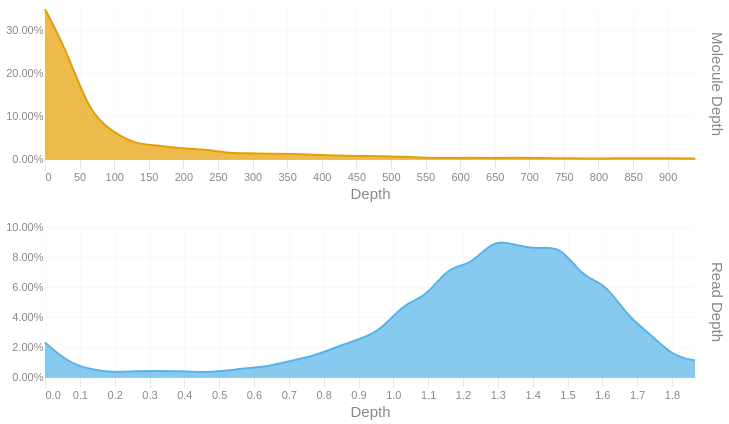

Write notebook code for a chart like this one.
### Code cell
readdep = depth_hist(tb['Read Depth'], q99, 3)
readdep = readdep.with_columns(pl.lit('Read Depth').alias('Metric'))
if not SKIPLR:
    moldep = depth_hist(tb['Molecule Depth'], mol_q99, 1)
    moldep = moldep.with_columns(pl.lit('Molecule Depth').alias('Metric'))
    _hist = pl.concat([readdep, moldep])
    _hist = _hist.filter(pl.col('Proportion') != 0)
    with SafeRender(_hist):
        (
            alt.Chart(_hist)        
            .mark_area(interpolate = "basis")
            .encode(
                x=alt.X('Bin:Q').scale(domainMin=0).axis(alt.Axis(title='Depth')),
                y = alt.Y('Proportion:Q', title = None).axis(format = '.2%'),
                color = alt.Color('Metric:N').legend(None),
                row = alt.Row("Metric:N").header(title = None, labelOrient = 'right'),
                tooltip = [
                    alt.Tooltip("Metric:N", title = "Metric"),
                    alt.Tooltip('Interval:N', title = "Depth Interval"),
                    alt.Tooltip('Proportion:Q', title = "% Alignments").format('.2%')
                ]
            )
            .resolve_scale(x='independent', y='independent')
            .properties(
                height = 150, width = 650,
                usermeta={'embedOptions': {'downloadFileName': f'{samplename}.depth.hist'}}
            )
        ).display()
else:
    readdep = readdep.filter(pl.col('Proportion') != 0)
    with SafeRender(readdep):
        (
            alt.Chart(readdep)        
            .mark_area(interpolate = "basis")
            .encode(
                x=alt.X('Bin:Q').scale(domainMin=0).axis(alt.Axis(title='Depth')),
                y = alt.Y('Proportion:Q', title = None).axis(format = '.2%'),
                tooltip = [
                    alt.Tooltip('Interval:N', title = "Depth Interval"),
                    alt.Tooltip('Proportion:Q', title = "% Alignments").format('.2%')
                ]
            )
            .properties(
                usermeta={'embedOptions': {'downloadFileName': f'{samplename}.depth.hist'}}
            )
        ).display()

### Figure 1 — Vega-Lite specification as saved in the notebook (floating-point values rounded to 4 significant figures)
{"width": 650, "height": 150, "config": {"title": {"anchor": "start", "dy": -15, "fontSize": 18, "color": "#888888", "subtitleColor": "#888888", "subtitleFontSize": 14}, "arc": {"fill": "#0072B2"}, "axis": {"domainColor": "#888888", "domainWidth": 0.5, "gridWidth": 0.2, "grid": false, "titleFontWeight": 400, "titleFontSize": 15, "labelFontSize": 11, "labelColor": "#888888", "tickColor": "#888888", "tickWidth": 0.2, "titleColor": "#888888"}, "axisBand": {"grid": false}, "axisX": {"grid": true, "tickSize": 10, "domainCap": "round"}, "axisY": {"domain": false, "grid": true, "tickSize": 0, "domainCap": "round"}, "background": "transparent", "header": {"labelFontSize": 15, "labelColor": "#888888", "titleFontSize": 15, "titleFontWeight": 600, "titleColor": "#888888"}, "legend": {"labelFont": "sans-serif", "labelFontSize": 12, "labelColor": "#888888", "symbolSize": 100, "symbolType": "circle", "titleFontSize": 12, "titlePadding": 10, "titleColor": "#888888", "title": null}, "range": {"category": ["#E69F00", "#56B4E9", "#009E73", "#F0E442", "#0072B2", "#D55E00", "#CC79A7", "#000000"], "diverging": ["#cfe8f3", "#a2d4ec", "#73bfe2", "#46abdb", "#1696d2", "#12719e"]}, "area": {"fill": "#0072B2", "fillOpacity": 0.7, "line": true, "strokeOpacity": 0.7}, "line": {"color": "#0072B2", "stroke": "#0072B2", "strokeWidth": 2}, "trail": {"color": "#0072B2", "stroke": "#0072B2", "strokeWidth": 0, "size": 1}, "point": {"filled": true, "fillOpacity": 1.0, "size": 95}, "text": {"color": "#888888", "fontSize": 11, "align": "right", "fontWeight": 400, "size": 11}, "bar": {"fill": "#0072B2", "stroke": null}, "view": {"stroke": null, "continuousWidth": 660, "continuousHeight": 400}}, "data": {"name": "data-8b7cba7cd9a66d4214f30177460d2805"}, "mark": {"type": "area", "interpolate": "basis"}, "encoding": {"color": {"field": "Metric", "legend": null, "type": "nominal"}, "row": {"field": "Metric", "header": {"title": null, "labelOrient": "right"}, "type": "nominal"}, "tooltip": [{"field": "Metric", "title": "Metric", "type": "nominal"}, {"field": "Interval", "title": "Depth Interval", "type": "nominal"}, {"field": "Proportion", "format": ".2%", "title": "% Alignments", "type": "quantitative"}], "x": {"axis": {"title": "Depth"}, "field": "Bin", "scale": {"domainMin": 0}, "type": "quantitative"}, "y": {"axis": {"format": ".2%"}, "field": "Proportion", "title": null, "type": "quantitative"}}, "resolve": {"scale": {"x": "independent", "y": "independent"}}, "usermeta": {"embedOptions": {"downloadFileName": "S3_Cooper_1788.depth.hist"}}, "$schema": "https://vega.github.io/schema/vega-lite/v6.1.0.json", "datasets": {"data-8b7cba7cd9a66d4214f30177460d2805": [{"Bin": 0.0, "Interval": "0.0-0.064", "Proportion": 0.023, "Metric": "Read Depth"}, {"Bin": 0.064, "Interval": "0.064-0.129", "Proportion": 0.01, "Metric": "Read Depth"}, {"Bin": 0.129, "Interval": "0.129-0.193", "Proportion": 0.005, "Metric": "Read Depth"}, {"Bin": 0.193, "Interval": "0.193-0.257", "Proportion": 0.003, "Metric": "Read Depth"}, {"Bin": 0.257, "Interval": "0.257-0.322", "Proportion": 0.004, "Metric": "Read Depth"}, {"Bin": 0.322, "Interval": "0.322-0.386", "Proportion": 0.004, "Metric": "Read Depth"}, {"Bin": 0.386, "Interval": "0.386-0.45", "Proportion": 0.004, "Metric": "Read Depth"}, {"Bin": 0.45, "Interval": "0.45-0.515", "Proportion": 0.003, "Metric": "Read Depth"}, {"Bin": 0.515, "Interval": "0.515-0.579", "Proportion": 0.004, "Metric": "Read Depth"}, {"Bin": 0.579, "Interval": "0.579-0.643", "Proportion": 0.006, "Metric": "Read Depth"}, {"Bin": 0.643, "Interval": "0.643-0.708", "Proportion": 0.007, "Metric": "Read Depth"}, {"Bin": 0.708, "Interval": "0.708-0.772", "Proportion": 0.011, "Metric": "Read Depth"}, {"Bin": 0.772, "Interval": "0.772-0.836", "Proportion": 0.014, "Metric": "Read Depth"}, {"Bin": 0.836, "Interval": "0.836-0.901", "Proportion": 0.02, "Metric": "Read Depth"}, {"Bin": 0.901, "Interval": "0.901-0.965", "Proportion": 0.025, "Metric": "Read Depth"}, {"Bin": 0.965, "Interval": "0.965-1.029", "Proportion": 0.031, "Metric": "Read Depth"}, {"Bin": 1.029, "Interval": "1.029-1.094", "Proportion": 0.049, "Metric": "Read Depth"}, {"Bin": 1.094, "Interval": "1.094-1.158", "Proportion": 0.053, "Metric": "Read Depth"}, {"Bin": 1.158, "Interval": "1.158-1.222", "Proportion": 0.074, "Metric": "Read Depth"}, {"Bin": 1.222, "Interval": "1.222-1.287", "Proportion": 0.074, "Metric": "Read Depth"}, {"Bin": 1.287, "Interval": "1.287-1.351", "Proportion": 0.092, "Metric": "Read Depth"}, {"Bin": 1.351, "Interval": "1.351-1.415", "Proportion": 0.088, "Metric": "Read Depth"}, {"Bin": 1.415, "Interval": "1.415-1.48", "Proportion": 0.085, "Metric": "Read Depth"}, {"Bin": 1.48, "Interval": "1.48-1.544", "Proportion": 0.088, "Metric": "Read Depth"}, {"Bin": 1.544, "Interval": "1.544-1.608", "Proportion": 0.066, "Metric": "Read Depth"}, {"Bin": 1.608, "Interval": "1.608-1.673", "Proportion": 0.063, "Metric": "Read Depth"}, {"Bin": 1.673, "Interval": "1.673-1.737", "Proportion": 0.04, "Metric": "Read Depth"}, {"Bin": 1.737, "Interval": "1.737-1.801", "Proportion": 0.029, "Metric": "Read Depth"}, {"Bin": 1.801, "Interval": "1.801-1.866", "Proportion": 0.014, "Metric": "Read Depth"}, {"Bin": 1.866, "Interval": "1.866-1.93", "Proportion": 0.011, "Metric": "Read Depth"}, {"Bin": 0.0, "Interval": "0.0-32.4", "Proportion": 0.35, "Metric": "Molecule Depth"}, {"Bin": 32.4, "Interval": "32.4-64.8", "Proportion": 0.249, "Metric": "Molecule Depth"}, {"Bin": 64.8, "Interval": "64.8-97.2", "Proportion": 0.106, "Metric": "Molecule Depth"}, {"Bin": 97.2, "Interval": "97.2-129.6", "Proportion": 0.064, "Metric": "Molecule Depth"}, {"Bin": 129.6, "Interval": "129.6-162.0", "Proportion": 0.035, "Metric": "Molecule Depth"}, {"Bin": 162.0, "Interval": "162.0-194.4", "Proportion": 0.032, "Metric": "Molecule Depth"}, {"Bin": 194.4, "Interval": "194.4-226.8", "Proportion": 0.025, "Metric": "Molecule Depth"}, {"Bin": 226.8, "Interval": "226.8-259.2", "Proportion": 0.023, "Metric": "Molecule Depth"}, {"Bin": 259.2, "Interval": "259.2-291.6", "Proportion": 0.015, "Metric": "Molecule Depth"}, {"Bin": 291.6, "Interval": "291.6-324.0", "Proportion": 0.013, "Metric": "Molecule Depth"}, {"Bin": 324.0, "Interval": "324.0-356.4", "Proportion": 0.012, "Metric": "Molecule Depth"}, {"Bin": 356.4, "Interval": "356.4-388.8", "Proportion": 0.012, "Metric": "Molecule Depth"}, {"Bin": 388.8, "Interval": "388.8-421.2", "Proportion": 0.01, "Metric": "Molecule Depth"}, {"Bin": 421.2, "Interval": "421.2-453.6", "Proportion": 0.008, "Metric": "Molecule Depth"}, {"Bin": 453.6, "Interval": "453.6-486.0", "Proportion": 0.007, "Metric": "Molecule Depth"}, {"Bin": 486.0, "Interval": "486.0-518.4", "Proportion": 0.007, "Metric": "Molecule Depth"}, {"Bin": 518.4, "Interval": "518.4-550.8", "Proportion": 0.005, "Metric": "Molecule Depth"}, {"Bin": 550.8, "Interval": "550.8-583.2", "Proportion": 0.003, "Metric": "Molecule Depth"}, {"Bin": 583.2, "Interval": "583.2-615.6", "Proportion": 0.002, "Metric": "Molecule Depth"}, {"Bin": 615.6, "Interval": "615.6-648.0", "Proportion": 0.003, "Metric": "Molecule Depth"}, {"Bin": 648.0, "Interval": "648.0-680.4", "Proportion": 0.002, "Metric": "Molecule Depth"}, {"Bin": 680.4, "Interval": "680.4-712.7", "Proportion": 0.003, "Metric": "Molecule Depth"}, {"Bin": 712.7, "Interval": "712.7-745.1", "Proportion": 0.002, "Metric": "Molecule Depth"}, {"Bin": 745.1, "Interval": "745.1-777.5", "Proportion": 0.002, "Metric": "Molecule Depth"}, {"Bin": 777.5, "Interval": "777.5-809.9", "Proportion": 0.001, "Metric": "Molecule Depth"}, {"Bin": 809.9, "Interval": "809.9-842.3", "Proportion": 0.001, "Metric": "Molecule Depth"}, {"Bin": 842.3, "Interval": "842.3-874.7", "Proportion": 0.002, "Metric": "Molecule Depth"}, {"Bin": 874.7, "Interval": "874.7-907.1", "Proportion": 0.002, "Metric": "Molecule Depth"}, {"Bin": 907.1, "Interval": "907.1-939.5", "Proportion": 0.002, "Metric": "Molecule Depth"}, {"Bin": 939.5, "Interval": "939.5-971.93", "Proportion": 0.001, "Metric": "Molecule Depth"}]}}
